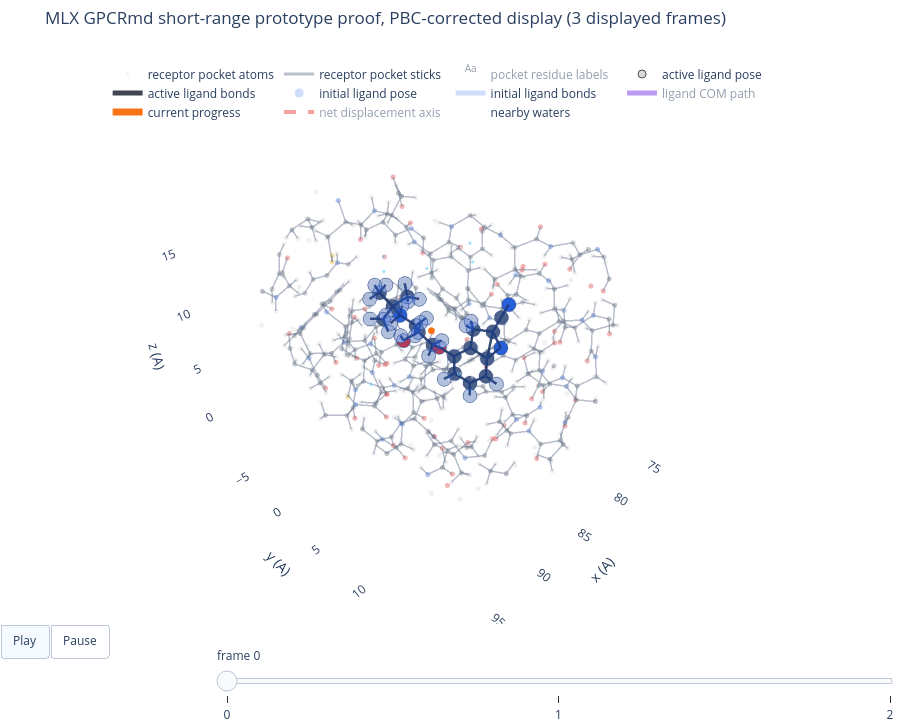

Source (notebook cell):
### Markdown cell above
## Trajectory Viewer

The animated ligand pose is the stored MLX trajectory shown in a PBC-corrected display frame. The viewer defaults to ligand, receptor pocket atoms, nearby waters/ions, and selected membrane context rather than all solvent/lipids. The transparent initial pose is static; the orange trail only shows progress up to the active frame. Full COM path, net displacement axis, and residue labels are available from the legend but hidden by default. For browser responsiveness, the viewer may display a strided subset of frames; analysis tables use the full saved trajectory.

### Code cell
if VIEW_STRIDE > 1:
    viewer_trajectory = replace(
        trajectory,
        positions=trajectory.positions[::VIEW_STRIDE],
        time_ps=trajectory.time_ps[::VIEW_STRIDE],
        source={**trajectory.source, "viewer_stride": VIEW_STRIDE},
    )
else:
    viewer_trajectory = trajectory

title = (
    "MLX GPCRmd short-range prototype proof, PBC-corrected display "
    f"({viewer_trajectory.frame_count} displayed frames)"
)
figure = make_ligand_motion_figure(
    viewer_trajectory,
    title=title,
    frame_interval_ms=80,
)
figure.show()

### Figure 1 — Plotly figure (JSON) as saved in the notebook; plotly's stock layout.template omitted (floating-point values rounded to 4 significant figures; data arrays with more than 128 entries replaced by an {"elided": "..."} marker saying what was removed)
{"data": [{"hovertemplate": "%{text}<extra>receptor pocket</extra>", "marker": {"color": {"elided": "611 str values"}, "line": {"width": 0}, "opacity": 0.34, "size": 3}, "mode": "markers", "name": "receptor pocket atoms", "text": {"elided": "611 str values"}, "type": "scatter3d", "x": {"elided": "611 float values"}, "y": {"elided": "611 float values"}, "z": {"elided": "611 float values"}}, {"hoverinfo": "skip", "line": {"color": "#64748b", "width": 3}, "mode": "lines", "name": "receptor pocket sticks", "opacity": 0.46, "type": "scatter3d", "x": {"elided": "1710 float values"}, "y": {"elided": "1710 float values"}, "z": {"elided": "1710 float values"}}, {"hoverinfo": "skip", "mode": "text", "name": "pocket residue labels", "text": ["A:TRP303", "A:ASP121", "A:THR118", "A:ASN329", "A:PHE201"], "textfont": {"color": "#334155", "size": 11}, "type": "scatter3d", "visible": "legendonly", "x": [83.52, 91.82, 92.76, 84.43, 87.48], "y": [0.2201, 2.089, 4.241, -2.795, 5.625], "z": [1.686, 6.097, 11.17, 7.178, 13.31]}, {"hovertemplate": "%{text}<br>time=0.000 ps<extra>active ligand</extra>", "marker": {"color": ["#d8d8d8", "#dc2626", "#4f5965", "#1f58d6", "#4f5965", "#1f58d6", "#4f5965", "#4f5965", "#4f5965", "#4f5965", "#dc2626", "#4f5965", "#4f5965", "#4f5965", "#4f5965", "#4f5965", "#4f5965", "#1f58d6", "#4f5965", "#4f5965", "#4f5965", "#4f5965", "#d8d8d8", "#d8d8d8", "#d8d8d8", "#d8d8d8", "#d8d8d8", "#d8d8d8", "#d8d8d8", "#d8d8d8", "#d8d8d8", "#d8d8d8", "#d8d8d8", "#d8d8d8", "#d8d8d8", "#d8d8d8", "#d8d8d8", "#d8d8d8", "#d8d8d8", "#d8d8d8", "#d8d8d8", "#d8d8d8", "#d8d8d8"], "line": {"width": 1}, "opacity": 0.95, "size": 8}, "mode": "markers", "name": "active ligand pose", "text": ["A:P321 H01", "A:P321 O2", "A:P321 C10", "A:P321 N3", "A:P321 C11", "A:P321 N2", "A:P321 C12", "A:P321 C15", "A:P321 C13", "A:P321 C9", "A:P321 O1", "A:P321 C4", "A:P321 C5", "A:P321 C6", "A:P321 C7", "A:P321 C8", "A:P321 C3", "A:P321 N1", "A:P321 C1", "A:P321 C2", "A:P321 C16", "A:P321 C14", "A:P321 H1", "A:P321 H2", "A:P321 H5", "A:P321 H6", "A:P321 H7", "A:P321 H9C1", "A:P321 H9C2", "A:P321 H10", "A:P321 HA", "A:P321 H111", "A:P321 H112", "A:P321 HB", "A:P321 H131", "A:P321 H132", "A:P321 H133", "A:P321 H141", "A:P321 H142", "A:P321 H143", "A:P321 H151", "A:P321 H152", "A:P321 H153"], "type": "scatter3d", "x": [87.09, 87.38, 86.54, 83.23, 87.27, 87.85, 88.65, 88.0, 90.06, 86.12, 86.57, 86.17, 86.51, 86.11, 85.36, 84.96, 85.37, 84.23, 84.18, 84.9, 83.67, 88.71, 85.65, 84.3, 87.05, 86.36, 85.11, 86.51, 85.12, 85.75, 86.91, 87.98, 86.62, 88.45, 90.69, 90.32, 90.09, 87.78, 89.18, 89.21, 88.63, 87.77, 87.17], "y": [0.763, 1.141, 1.978, 8.141, 2.492, 1.372, 1.491, 2.426, 2.012, 3.156, 4.322, 5.538, 5.939, 7.189, 8.098, 7.804, 6.474, 8.459, 7.569, 6.255, 7.877, 0.096, 6.172, 5.465, 5.337, 7.453, 8.982, 3.08, 3.179, 1.443, 0.28, 3.135, 2.961, 0.919, 1.236, 2.609, 2.524, -0.242, 0.152, -0.513, 3.169, 1.923, 2.796], "z": [9.103, 6.14, 6.943, 10.82, 8.18, 8.876, 10.1, 11.07, 9.869, 6.102, 6.724, 6.276, 5.014, 4.55, 5.318, 6.614, 7.141, 7.588, 8.585, 8.51, 9.768, 10.72, 9.174, 8.6, 4.426, 3.619, 4.921, 5.187, 6.023, 7.25, 5.958, 7.908, 8.782, 8.21, 9.82, 10.63, 9.011, 10.85, 11.6, 10.1, 11.28, 11.9, 10.66]}, {"hoverinfo": "skip", "line": {"color": "#111827", "width": 5}, "mode": "lines", "name": "active ligand bonds", "opacity": 0.8, "type": "scatter3d", "x": {"elided": "135 float values"}, "y": {"elided": "135 float values"}, "z": {"elided": "135 float values"}}, {"hovertemplate": "%{text}<extra>initial ligand pose</extra>", "marker": {"color": "#2563eb", "opacity": 0.22, "size": 9}, "mode": "markers", "name": "initial ligand pose", "text": ["A:P321 H01", "A:P321 O2", "A:P321 C10", "A:P321 N3", "A:P321 C11", "A:P321 N2", "A:P321 C12", "A:P321 C15", "A:P321 C13", "A:P321 C9", "A:P321 O1", "A:P321 C4", "A:P321 C5", "A:P321 C6", "A:P321 C7", "A:P321 C8", "A:P321 C3", "A:P321 N1", "A:P321 C1", "A:P321 C2", "A:P321 C16", "A:P321 C14", "A:P321 H1", "A:P321 H2", "A:P321 H5", "A:P321 H6", "A:P321 H7", "A:P321 H9C1", "A:P321 H9C2", "A:P321 H10", "A:P321 HA", "A:P321 H111", "A:P321 H112", "A:P321 HB", "A:P321 H131", "A:P321 H132", "A:P321 H133", "A:P321 H141", "A:P321 H142", "A:P321 H143", "A:P321 H151", "A:P321 H152", "A:P321 H153"], "type": "scatter3d", "x": [87.09, 87.38, 86.54, 83.23, 87.27, 87.85, 88.65, 88.0, 90.06, 86.12, 86.57, 86.17, 86.51, 86.11, 85.36, 84.96, 85.37, 84.23, 84.18, 84.9, 83.67, 88.71, 85.65, 84.3, 87.05, 86.36, 85.11, 86.51, 85.12, 85.75, 86.91, 87.98, 86.62, 88.45, 90.69, 90.32, 90.09, 87.78, 89.18, 89.21, 88.63, 87.77, 87.17], "y": [0.763, 1.141, 1.978, 8.141, 2.492, 1.372, 1.491, 2.426, 2.012, 3.156, 4.322, 5.538, 5.939, 7.189, 8.098, 7.804, 6.474, 8.459, 7.569, 6.255, 7.877, 0.096, 6.172, 5.465, 5.337, 7.453, 8.982, 3.08, 3.179, 1.443, 0.28, 3.135, 2.961, 0.919, 1.236, 2.609, 2.524, -0.242, 0.152, -0.513, 3.169, 1.923, 2.796], "z": [9.103, 6.14, 6.943, 10.82, 8.18, 8.876, 10.1, 11.07, 9.869, 6.102, 6.724, 6.276, 5.014, 4.55, 5.318, 6.614, 7.141, 7.588, 8.585, 8.51, 9.768, 10.72, 9.174, 8.6, 4.426, 3.619, 4.921, 5.187, 6.023, 7.25, 5.958, 7.908, 8.782, 8.21, 9.82, 10.63, 9.011, 10.85, 11.6, 10.1, 11.28, 11.9, 10.66]}, {"hoverinfo": "skip", "line": {"color": "#2563eb", "width": 5}, "mode": "lines", "name": "initial ligand bonds", "opacity": 0.22, "type": "scatter3d", "x": {"elided": "135 float values"}, "y": {"elided": "135 float values"}, "z": {"elided": "135 float values"}}, {"hoverinfo": "skip", "line": {"color": "#7c3aed", "width": 5}, "mode": "lines", "name": "ligand COM path", "type": "scatter3d", "visible": "legendonly", "x": [86.87, 86.88, 86.88], "y": [3.783, 3.782, 3.781], "z": [8.138, 8.134, 8.132]}, {"hoverinfo": "skip", "line": {"color": "#f97316", "width": 7}, "marker": {"color": "#f97316", "size": 4}, "mode": "lines+markers", "name": "current progress", "type": "scatter3d", "x": [86.87], "y": [3.783], "z": [8.138]}, {"hoverinfo": "skip", "line": {"color": "#ef4444", "dash": "dash", "width": 4}, "mode": "lines", "name": "net displacement axis", "type": "scatter3d", "visible": "legendonly", "x": [86.87, 86.88], "y": [3.783, 3.781], "z": [8.138, 8.132]}, {"hovertemplate": "%{text}<extra>nearby water</extra>", "marker": {"color": ["#e5e7eb", "#e5e7eb", "#38bdf8", "#e5e7eb", "#38bdf8", "#e5e7eb", "#38bdf8", "#e5e7eb", "#e5e7eb", "#e5e7eb", "#e5e7eb", "#38bdf8", "#e5e7eb", "#e5e7eb", "#38bdf8", "#e5e7eb", "#e5e7eb", "#38bdf8", "#e5e7eb", "#e5e7eb", "#38bdf8", "#e5e7eb", "#e5e7eb", "#e5e7eb"], "opacity": 0.46, "size": [2, 2, 4, 2, 4, 2, 4, 2, 2, 2, 2, 4, 2, 2, 4, 2, 2, 4, 2, 2, 4, 2, 2, 2]}, "mode": "markers", "name": "nearby waters", "text": ["A:TIP334 H1", "A:TIP334 H2", "A:TIP334 OH2", "A:TIP364 H1", "A:TIP381 OH2", "A:TIP367 H2", "A:TIP364 OH2", "A:TIP381 H1", "A:TIP38 H2", "A:TIP381 H2", "A:TIP364 H2", "A:TIP367 OH2", "A:TIP353 H1", "A:TIP367 H1", "A:TIP38 OH2", "A:TIP323 H2", "A:TIP389 H1", "A:TIP353 OH2", "A:TIP38 H1", "A:TIP353 H2", "A:TIP323 OH2", "A:TIP363 H2", "A:TIP318 H1", "A:TIP374 H2"], "type": "scatter3d", "x": [86.04, 84.71, 85.04, 84.19, 89.26, 87.28, 83.19, 90.26, 90.22, 88.93, 82.86, 87.6, 82.59, 88.6, 90.55, 90.42, 80.99, 81.59, 91.55, 81.26, 90.75, 88.17, 84.54, 84.73], "y": [1.477, 2.423, 1.477, 4.453, 8.91, 0.407, 4.453, 8.91, 1.591, 9.856, 5.399, -0.539, 2.687, -0.539, 0.645, 4.091, -0.689, 2.687, 0.645, 3.633, 3.145, -2.791, 1.488, -2.586], "z": [11.87, 11.87, 11.87, 12.88, 8.19, 13.13, 12.88, 8.19, 3.201, 8.19, 12.88, 13.13, 13.19, 13.13, 3.201, 14.61, 8.471, 13.19, 3.201, 13.19, 14.61, 12.04, 15.34, 12.46]}, {"mode": "markers", "name": "ions", "type": "scatter3d", "x": [], "y": [], "z": []}, {"mode": "markers", "name": "selected membrane context", "type": "scatter3d", "x": [], "y": [], "z": []}], "layout": {"height": 720, "legend": {"orientation": "h", "x": 0.02, "y": 0.98}, "margin": {"b": 0, "l": 0, "r": 0, "t": 48}, "scene": {"aspectmode": "data", "xaxis": {"showbackground": false, "title": {"text": "x (A)"}}, "yaxis": {"showbackground": false, "title": {"text": "y (A)"}}, "zaxis": {"showbackground": false, "title": {"text": "z (A)"}}}, "sliders": [{"active": 0, "currentvalue": {"prefix": "frame "}, "steps": [{"args": [["0"], {"frame": {"duration": 0, "redraw": true}, "mode": "immediate", "transition": {"duration": 0}}], "label": "0", "method": "animate"}, {"args": [["1"], {"frame": {"duration": 0, "redraw": true}, "mode": "immediate", "transition": {"duration": 0}}], "label": "1", "method": "animate"}, {"args": [["2"], {"frame": {"duration": 0, "redraw": true}, "mode": "immediate", "transition": {"duration": 0}}], "label": "2", "method": "animate"}], "x": 0.18, "y": 0}], "title": {"text": "MLX GPCRmd short-range prototype proof, PBC-corrected display (3 displayed frames)"}, "updatemenus": [{"buttons": [{"args": [null, {"frame": {"duration": 80, "redraw": true}, "fromcurrent": true, "mode": "immediate", "transition": {"duration": 0}}], "label": "Play", "method": "animate"}, {"args": [[null], {"frame": {"duration": 0, "redraw": false}, "mode": "immediate", "transition": {"duration": 0}}], "label": "Pause", "method": "animate"}], "direction": "left", "type": "buttons", "x": 0.02, "y": 0}]}}
